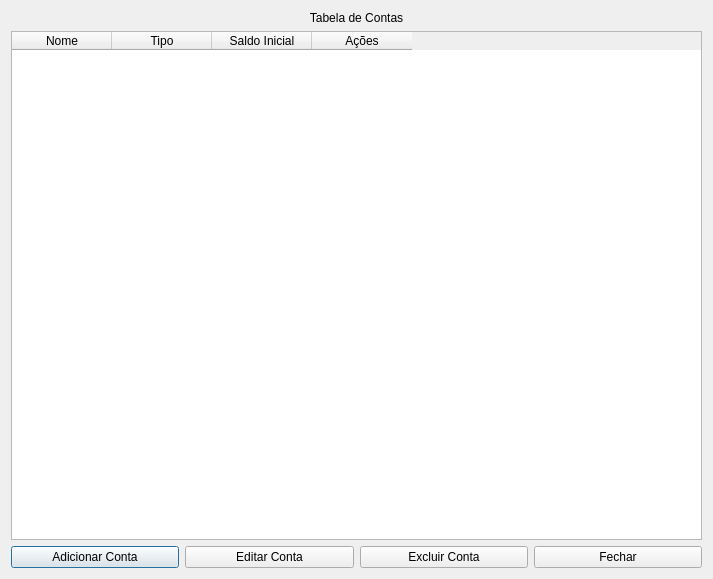
<?xml version="1.0" encoding="UTF-8"?>
<ui version="4.0">
 <class>formGerenciarContas</class>
 <widget class="QDialog" name="formGerenciarContas">
  <property name="geometry">
   <rect>
    <x>0</x>
    <y>0</y>
    <width>713</width>
    <height>579</height>
   </rect>
  </property>
  <property name="windowTitle">
   <string>formGerenciarContas</string>
  </property>
  <layout class="QHBoxLayout" name="horizontalLayout_3">
   <item>
    <layout class="QVBoxLayout" name="verticalLayout">
     <item>
      <layout class="QHBoxLayout" name="horizontalLayout_2">
       <item>
        <widget class="QLabel" name="label">
         <property name="text">
          <string>Tabela de Contas</string>
         </property>
         <property name="alignment">
          <set>Qt::AlignmentFlag::AlignCenter</set>
         </property>
        </widget>
       </item>
      </layout>
     </item>
     <item>
      <widget class="QTableWidget" name="tableWidgetContas">
       <column>
        <property name="text">
         <string>Nome</string>
        </property>
       </column>
       <column>
        <property name="text">
         <string>Tipo</string>
        </property>
       </column>
       <column>
        <property name="text">
         <string>Saldo Inicial</string>
        </property>
       </column>
       <column>
        <property name="text">
         <string>Ações</string>
        </property>
       </column>
      </widget>
     </item>
     <item>
      <layout class="QHBoxLayout" name="horizontalLayout">
       <item>
        <widget class="QPushButton" name="buttonAddConta">
         <property name="text">
          <string>Adicionar Conta</string>
         </property>
        </widget>
       </item>
       <item>
        <widget class="QPushButton" name="buttonEditConta">
         <property name="text">
          <string>Editar Conta</string>
         </property>
        </widget>
       </item>
       <item>
        <widget class="QPushButton" name="buttonExcluirConta">
         <property name="text">
          <string>Excluir Conta</string>
         </property>
        </widget>
       </item>
       <item>
        <widget class="QPushButton" name="buttonFechar">
         <property name="text">
          <string>Fechar</string>
         </property>
        </widget>
       </item>
      </layout>
     </item>
    </layout>
   </item>
  </layout>
 </widget>
 <resources/>
 <connections/>
</ui>
